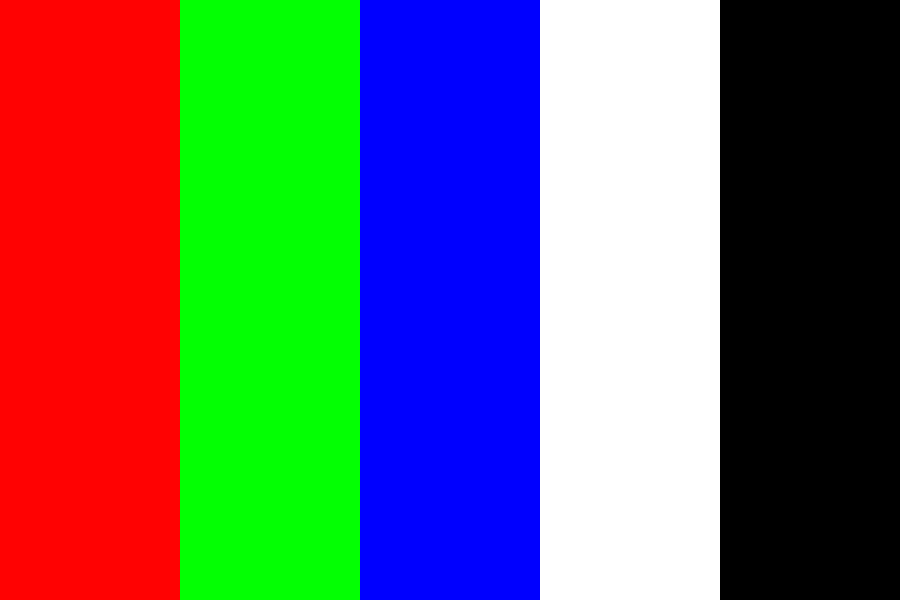
#> input picture PD_Python-AI/meeting_5/images/color_detection.png, 900 x 600 px, found by its file name
$ python color_detection.py
#> lines starting #> are read from the running program, lines starting #| are printed output that depends on the picture; after the words box and inside, x2 and y2 are one past the last pixel; in counts of white or black regions, pixels touching at a corner belong together
import cv2
import numpy as np

img = cv2.imread("meeting_5/images/color_detection.png")
#> img is the input picture: shape (600, 900, 3); mean B, G, R 103, 102.4, 102.6
red = ([0, 0, 30], [50, 56, 255])
blue = ([30, 0, 0], [255, 150, 50])
green = ([0, 30, 0], [100, 255, 100])
white = ([255, 255, 255], [255, 255, 255])
boundaries = [red, blue, green, white]

for lower, upper in boundaries:
    lower = np.array(lower, dtype="uint8")  # batas bawah
    upper = np.array(upper, dtype="uint8")  # batas atas
    mask = cv2.inRange(img, lower, upper)  # buat mask sesuai warna
    output = cv2.bitwise_and(img, img, mask=mask)  # tampilkan hasil masking

    cv2.imshow("Color Detection", output)
    cv2.waitKey(0)
#> this loop made 4 passes
#> pass 1, `mask = cv2.inRange(img, lower, upper)`:
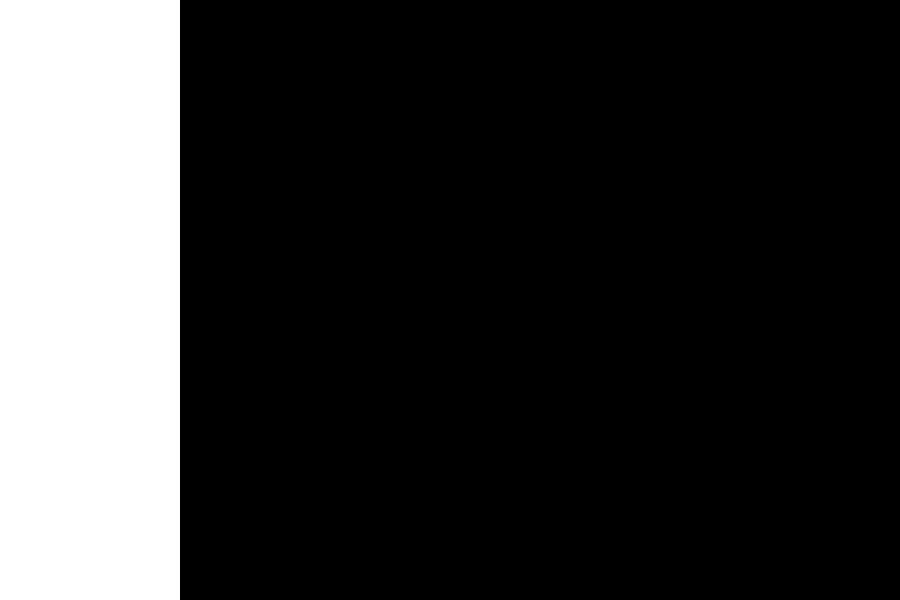
#> mask: shape (600, 900); 20% white; 1 white region, box (x1, y1, x2, y2) and area: (0, 0, 180, 600) 108000
#> pass 1, `output = cv2.bitwise_and(img, img, mask=mask)`:
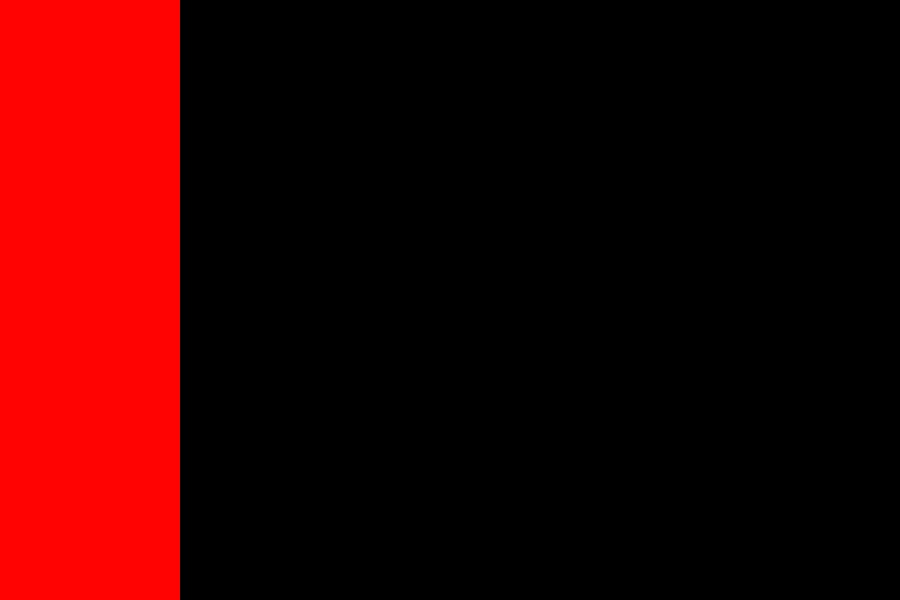
#> output: shape (600, 900, 3); mean B, G, R 0.4, 0.4, 51
#> pass 2, `mask = cv2.inRange(img, lower, upper)`:
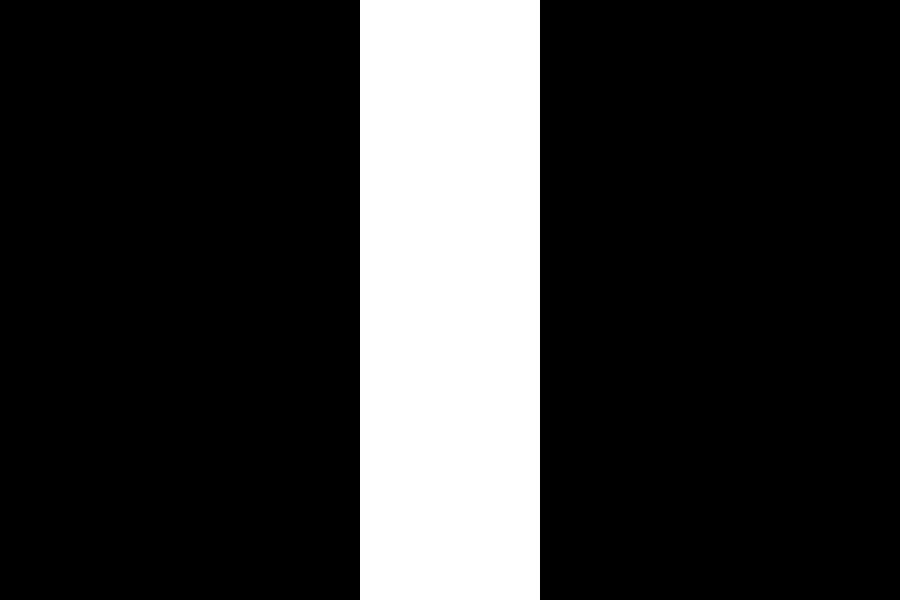
#> mask: shape (600, 900); 20% white; 1 white region, box (x1, y1, x2, y2) and area: (360, 0, 540, 600) 108000
#> pass 2, `output = cv2.bitwise_and(img, img, mask=mask)`:
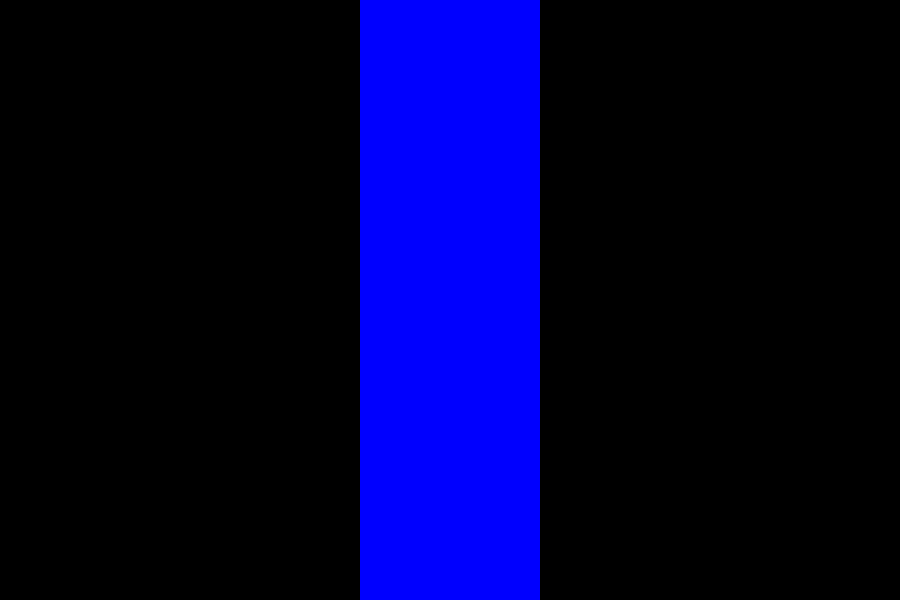
#> output: shape (600, 900, 3); mean B, G, R 51, 0, 0
